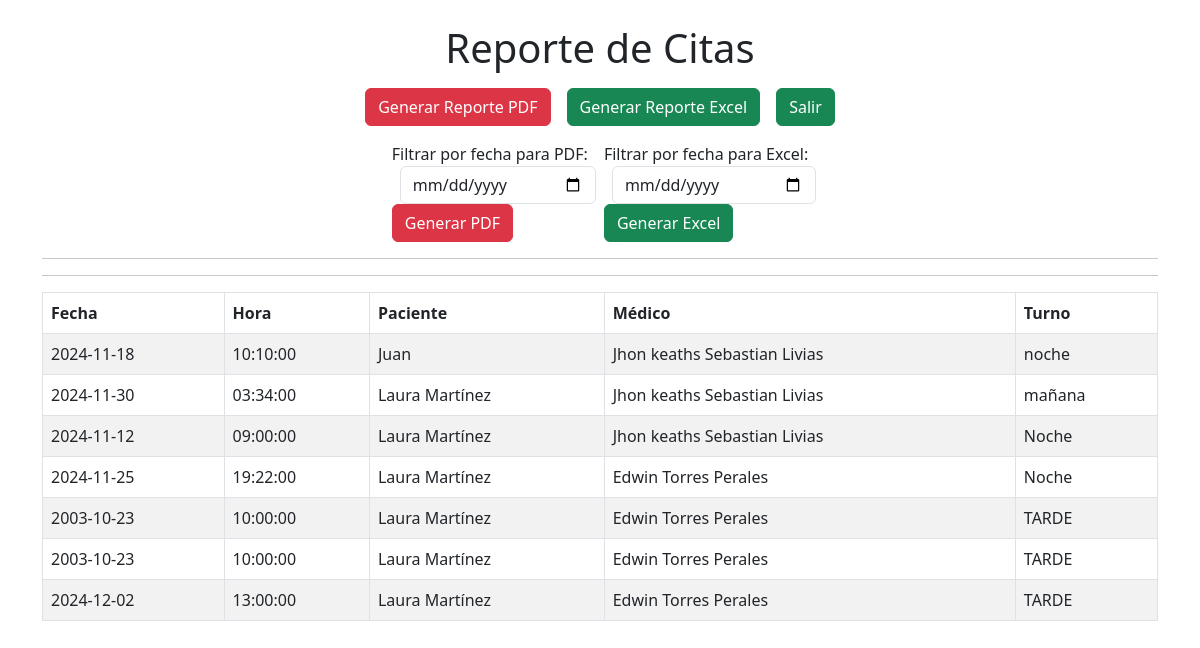
The app's page /Reportes/reportecitas.php with its own data.
### tables this page shows
CREATE TABLE `citas` (
  `id_cita` int(11) NOT NULL,
  `id_paciente` int(11) DEFAULT NULL,
  `id_medico` int(11) DEFAULT NULL,
  `fecha_cita` date DEFAULT NULL,
  `hora_cita` time DEFAULT NULL,
  `turno` varchar(10) DEFAULT NULL
);

CREATE TABLE `pacientes` (
  `id_paciente` int(11) NOT NULL,
  `nombre` varchar(100) NOT NULL,
  `fecha_nacimiento` date NOT NULL,
  `direccion` varchar(255) DEFAULT NULL,
  `telefono` varchar(15) NOT NULL,
  `email` varchar(100) DEFAULT NULL,
  `codigo_distrito` int(11) DEFAULT NULL
);

CREATE TABLE `medicos` (
  `id_medico` int(11) NOT NULL,
  `nombre_medico` varchar(100) NOT NULL,
  `especialidad` varchar(100) DEFAULT NULL,
  `telefono_contacto` varchar(15) NOT NULL
);

### util/conexion.php (called while the page is built)
<?php
$link = 'mysql:host=localhost;dbname=u333212663_bd_clinicaa;charset=utf8mb4';
$usuario = 'u333212663_root';
$pass = '@$+>m^3Mt';
function conectar() {
    global $link, $usuario, $pass;
    try {
        $conn= new PDO($link, $usuario, $pass);
        return $conn;
    } catch (PDOException $e) {
        echo "¡Error en la conexión!: " . $e->getMessage() . "<br>";
        return null;
    }
}
?>

### DAO/CitaModelDAO.php (called while the page is built, shortened)
<?php
require_once '../util/conexion.php';
class CitaModelDAO {
    private $db;
    public function __construct() {
        $this->db = conectar();
    }
    public function obtenerCitas($fecha)
    {
        $stmt = $this->db->prepare("CALL obtener_lista_citas(?)");
        $dateFilter = $fecha === '' ? null : $fecha;
        $stmt->execute([$dateFilter]);
        return $stmt->fetchAll(PDO::FETCH_ASSOC);
    }
}
?>

### Reportes/reportecitas.php (the view, shortened to what this page needs)
<?php
require_once '../DAO/CitaModelDAO.php';
$model = new CitaModelDAO();
$fecha = isset($_GET['fecha']) ? $_GET['fecha'] : null;
$citas = $model->obtenerCitas($fecha);
?>
<!DOCTYPE html>
<html lang="es">
<head>
    <link href="https://cdn.jsdelivr.net/npm/bootstrap@5.3.0-alpha1/dist/css/bootstrap.min.css" rel="stylesheet">
</head>
<body>
    <div class="container mt-4">
        <h1 class="text-center">Reporte de Citas</h1>
        <div class="d-flex justify-content-center mt-3">
    <a href="pdfcitas.php" class="btn btn-danger mx-2">Generar Reporte PDF</a>
    <a href="excelcitas.php" class="btn btn-success mx-2">Generar Reporte Excel</a>
    <a href="../Vista/index.php" class="btn btn-success mx-2">Salir</a>
</div>
<div class="d-flex justify-content-center mt-3">
    <form action="../Reportes/pdfcitas.php" method="GET" class="mx-2">
        <label for="fecha_reporte_pdf">Filtrar por fecha para PDF:</label>
        <input type="date" id="fecha_reporte_pdf" name="fecha" class="form-control mx-2">
        <button type="submit" class="btn btn-danger">Generar PDF</button>
    </form>
    <form action="../Reportes/excelcitas.php" method="GET" class="mx-2">
        <label for="fecha_reporte_excel">Filtrar por fecha para Excel:</label>
        <input type="date" id="fecha_reporte_excel" name="fecha" class="form-control mx-2">
        <button type="submit" class="btn btn-success">Generar Excel</button>
    </form>
</div>
<hr>
        <hr>
        <table class="table table-bordered table-striped">
            <thead>
                <tr>
                    <th>Fecha</th>
                    <th>Hora</th>
                    <th>Paciente</th>
                    <th>Médico</th>
                    <th>Turno</th>
                </tr>
            </thead>
            <tbody>
                <?php
                foreach ($citas as $row) { ?>
                <tr>
                    <td><?php echo $row['fecha_cita']; ?></td>
                    <td><?php echo $row['hora_cita']; ?></td>
                    <td><?php echo $row['paciente_nombre']; ?></td>
                    <td><?php echo $row['medico_nombre']; ?></td>
                    <td><?php echo $row['turno']; ?></td>
                </tr>
                <?php } ?>
            </tbody>
        </table>
    </div>
</body>
</html>

### records on screen
citas: fecha_cita "2024-11-18", hora_cita "10:10:00", id_paciente.nombre "Juan", id_medico.nombre_medico "Jhon keaths Sebastian Livias", turno "noche"
citas: fecha_cita "2024-11-30", hora_cita "03:34:00", id_paciente.nombre "Laura Martínez", id_medico.nombre_medico "Jhon keaths Sebastian Livias", turno "mañana"
citas: fecha_cita "2024-11-12", hora_cita "09:00:00", id_paciente.nombre "Laura Martínez", id_medico.nombre_medico "Jhon keaths Sebastian Livias", turno "Noche"
citas: fecha_cita "2024-11-25", hora_cita "19:22:00", id_paciente.nombre "Laura Martínez", id_medico.nombre_medico "Edwin Torres Perales", turno "Noche"
citas: fecha_cita "2003-10-23", hora_cita "10:00:00", id_paciente.nombre "Laura Martínez", id_medico.nombre_medico "Edwin Torres Perales", turno "TARDE"
citas: fecha_cita "2003-10-23", hora_cita "10:00:00", id_paciente.nombre "Laura Martínez", id_medico.nombre_medico "Edwin Torres Perales", turno "TARDE"
citas: fecha_cita "2024-12-02", hora_cita "13:00:00", id_paciente.nombre "Laura Martínez", id_medico.nombre_medico "Edwin Torres Perales", turno "TARDE"
